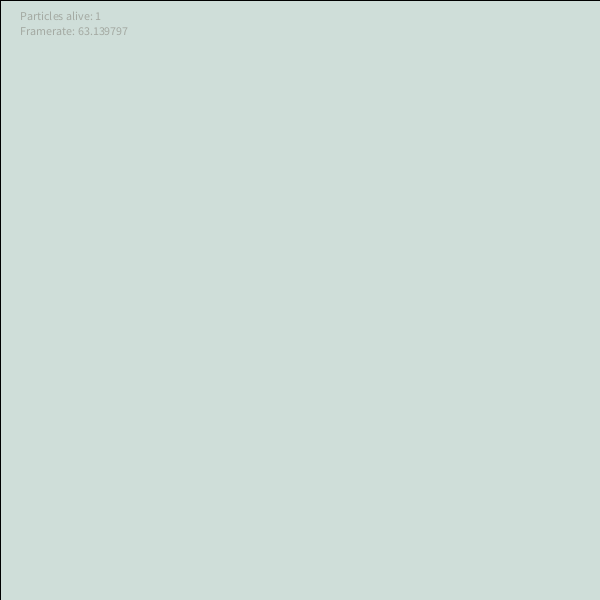
Frame 1 (no input)
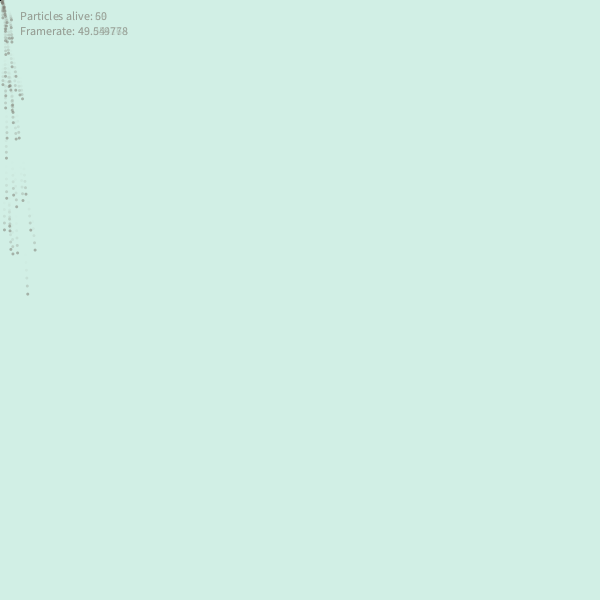
Frame 60 (the mouse pressed at the canvas centre just before this capture)
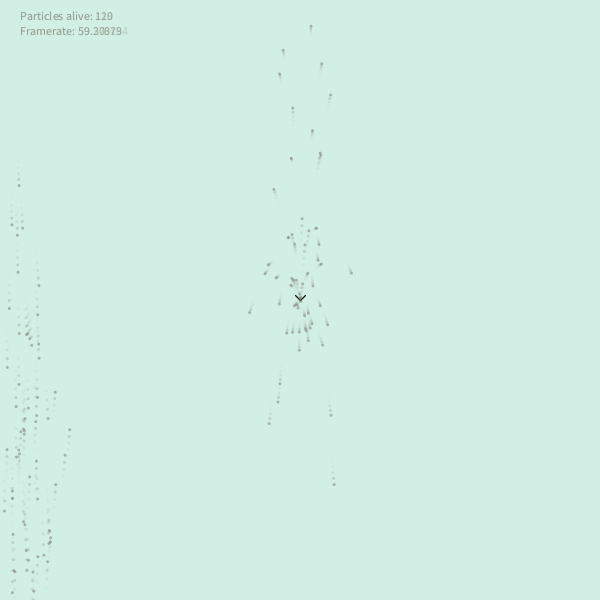
Frame 120 (the mouse held since frame 60 and released just before this capture)

The Processing sketch that drew these frames (run headless with seeded random() and noise(); from frame 60 on, the mouse is pressed at the canvas centre):

// Processing sketch: processing_81085
// ── processing_81085.pde

ArrayList<Particle> particles;
float x, y; 

void setup() {
  size (600, 600);

  particles = new ArrayList<Particle>();

  //  for (int i = 0; i < 500; i++) {
  //    Particle p = new Particle();
  //    particles.add(p);
  //  }
  
  noCursor();
  
}

void draw() {
  //  background(210, 240, 230);
  fill(210, 240, 230, 128);
  rect(0, 0, width, height);
  
  x = mouseX;
  y = mouseY;
  
  pushMatrix();
  stroke(3);
  translate(x, y);
  line(0,0,-5,-5);
  line(0,0,5,-5);
  popMatrix();
  
  
  Particle newParticle = new Particle(x, y);
  particles.add(newParticle);

  /* Simulate and draw */
  for (int i = 0; i < particles.size(); i++) {
    Particle p = particles.get(i);
    p.simulate();
    p.draw();
  }

  /* Kill! */
  for (int i = particles.size() - 1; i >= 0; i--) {
    Particle p = particles.get(i);
    if (!p.isAlive()) {
      particles.remove(i);
    }
  }

  text("Particles alive: " + particles.size(), 20, 20);
  text("Framerate: " + frameRate, 20, 35);
}


void mouseClicked() {
  for (int i = 0; i < particles.size(); i++) {
    Particle p = particles.get(i);
    p.reset();
  }
}

class Particle {
  PVector position;
  PVector velocity;
  PVector acceleration;

  float mass = 3;
  float damping = 0.8;

  int age;

  Particle(float x, float y) {
    position = new PVector(x, y);
    velocity = new PVector(random(-1, 1), random(-8, 1));
    acceleration = new PVector(0, 0.1);
  }

  boolean isAlive() {
    if (age < 2000) {
      return true;
    }
    return false;
  }

  void simulate() {
    velocity.add(acceleration);
    position.add(velocity);

    age++;

    if (position.x > width - (mass/2) || position.x < 0 + (mass/2)) {
      velocity.x = velocity.x * -1 * damping;
      position.x = map(position.x, 0, width, 1, width-1);
    }
    if (position.y > height - (mass/2) || position.y < 0 + (mass/2)) {
      velocity.y = velocity.y * -1 * damping;
      position.y = map(position.y, 0, height, 1, height-1);
    }
  }

  void draw() {
    noStroke();

    if (isAlive()) {
      fill(120, 115, 105, 128);
    }
    else {
      fill(255, 0, 0, 128);
    }
    
    ellipse(position.x, position.y, mass, mass);
  }

  void reset() {
//    position.x = width/2;
//    position.y = height/2;

    velocity.x = random(-1, 1);
    velocity.y = random(-8, -1);
  }
}
